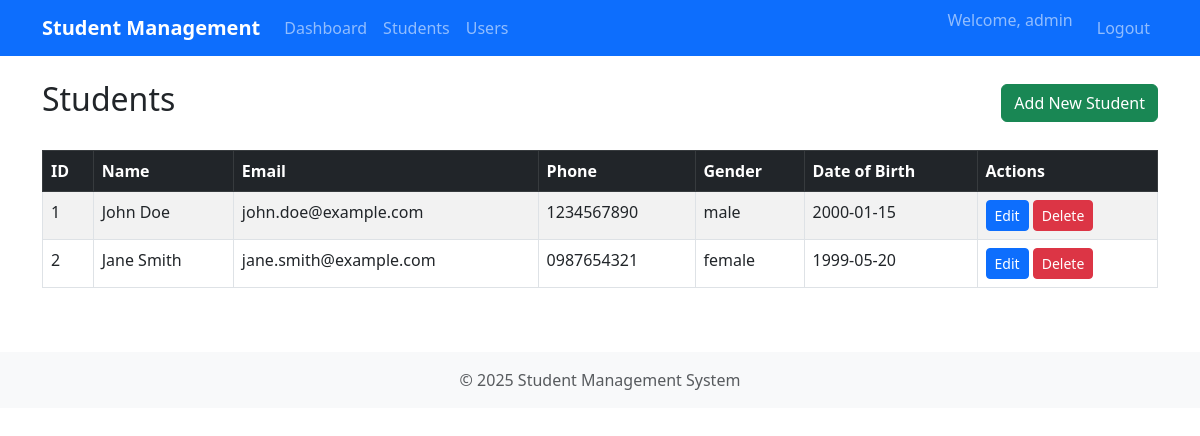
The page /students/index.php (signed in) on the database its author committed.
### tables this page shows
CREATE TABLE IF NOT EXISTS students (
    id INT AUTO_INCREMENT PRIMARY KEY,
    first_name VARCHAR(50) NOT NULL,
    last_name VARCHAR(50) NOT NULL,
    email VARCHAR(100) NOT NULL UNIQUE,
    phone VARCHAR(20),
    address TEXT,
    date_of_birth DATE,
    gender ENUM('male', 'female', 'other'),
    created_at TIMESTAMP DEFAULT CURRENT_TIMESTAMP,
    updated_at TIMESTAMP DEFAULT CURRENT_TIMESTAMP ON UPDATE CURRENT_TIMESTAMP
);

### students/index.php (the view, shortened to what this page needs)
<?php
require_once '../config/config.php';
include_once '../includes/header.php';
try {
    $stmt = $pdo->query("SELECT * FROM students ORDER BY created_at DESC");
    $students = $stmt->fetchAll(PDO::FETCH_ASSOC);
} catch (PDOException $e) {
    $students = [];
    echo '<div class="alert alert-danger">Error retrieving students: ' . $e->getMessage() . '</div>';
}
?>
<div class="d-flex justify-content-between align-items-center mb-4">
    <h2>Students</h2>
    <a href="add.php" class="btn btn-success">Add New Student</a>
</div>
<?php if (empty($students)): ?>
    <div class="alert alert-info">No students found. <a href="add.php">Add the first student</a>.</div>
<?php else: ?>
    <div class="table-responsive">
        <table class="table table-striped table-bordered">
            <thead class="table-dark">
                <tr>
                    <th>ID</th>
                    <th>Name</th>
                    <th>Email</th>
                    <th>Phone</th>
                    <th>Gender</th>
                    <th>Date of Birth</th>
                    <th>Actions</th>
                </tr>
            </thead>
            <tbody>
                <?php foreach ($students as $student): ?>
                <tr>
                    <td><?php echo htmlspecialchars($student['id']); ?></td>
                    <td><?php echo htmlspecialchars($student['first_name'] . ' ' . $student['last_name']); ?></td>
                    <td><?php echo htmlspecialchars($student['email']); ?></td>
                    <td><?php echo htmlspecialchars($student['phone']); ?></td>
                    <td><?php echo htmlspecialchars($student['gender']); ?></td>
                    <td><?php echo htmlspecialchars($student['date_of_birth']); ?></td>
                    <td>
                        <a href="edit.php?id=<?php echo $student['id']; ?>" class="btn btn-sm btn-primary">Edit</a>
                        <a href="delete.php?id=<?php echo $student['id']; ?>" class="btn btn-sm btn-danger" onclick="return confirm('Are you sure you want to delete this student?')">Delete</a>
                    </td>
                </tr>
                <?php endforeach; ?>
            </tbody>
        </table>
    </div>
<?php endif; ?>
<?php include_once '../includes/footer.php'; ?>

### includes/header.php (shortened to what this page needs)
<!DOCTYPE html>
<html lang="en">
<head>
    <link rel="stylesheet" href="assets/style.css">
    <link href="https://cdn.jsdelivr.net/npm/bootstrap@5.3.0/dist/css/bootstrap.min.css" rel="stylesheet">
</head>
<body>
    <nav class="navbar navbar-expand-lg navbar-dark bg-primary">
        <div class="container">
            <a class="navbar-brand" href="dashboard.php">Student Management</a>
            <div class="collapse navbar-collapse" id="navbarNav">
                <ul class="navbar-nav me-auto">
                    <li class="nav-item">
                        <a class="nav-link" href="dashboard.php">Dashboard</a>
                    </li>
                    <li class="nav-item">
                        <a class="nav-link" href="students/index.php">Students</a>
                    </li>
                    <?php if(isset($_SESSION['user_role']) && $_SESSION['user_role'] === 'admin'): ?>
                    <li class="nav-item">
                        <a class="nav-link" href="users/index.php">Users</a>
                    </li>
                    <?php endif; ?>
                </ul>
                <ul class="navbar-nav">
                    <?php if(isset($_SESSION['user_id'])): ?>
                    <li class="nav-item">
                        <span class="navbar-text me-3">Welcome, <?php echo htmlspecialchars($_SESSION['username']); ?></span>
                    </li>
                    <li class="nav-item">
                        <a class="nav-link" href="auth/logout.php">Logout</a>
                    </li>
                    <?php else: ?>
                    <li class="nav-item">
                        <a class="nav-link" href="auth/login.php">Login</a>
                    </li>
                    <?php endif; ?>
                </ul>
            </div>
        </div>
    </nav>
    <div class="container mt-4">

### includes/footer.php (shortened to what this page needs)
</div>
    <footer class="footer mt-5 py-3 bg-light">
        <div class="container text-center">
            <span class="text-muted">&copy; 2025 Student Management System</span>
        </div>
    </footer>
</body>
</html>

### assets/style.css (style rules this page uses)
body { background-color: #f8f9fa; }
.table th { border-top: 0; }
.btn { border-radius: 0.375rem; }
.footer { margin-top: auto; background-color: #e9ecef; }
.navbar-brand { font-weight: bold; }

### rows shown on the page
students: id "1", first_name+last_name "John Doe", email "john.doe@example.com", phone "1234567890", gender "male", date_of_birth "2000-01-15"
students: id "2", first_name+last_name "Jane Smith", email "jane.smith@example.com", phone "0987654321", gender "female", date_of_birth "1999-05-20"

### other values the page prints
$_SESSION['username'] "admin"
